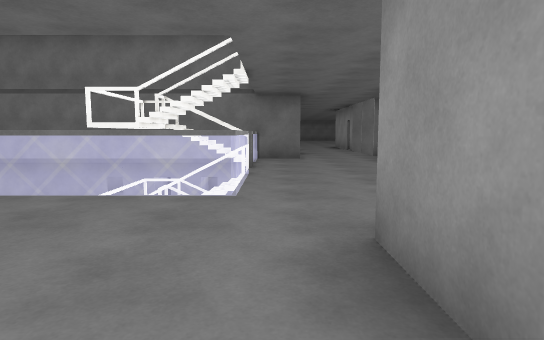
[1] (above)

22 first-person views from a walk through a Unity game level. The camera is 1.2 m above the floor, tilts 6° down and sees 75° across. Doors are open. The floor is counted in squares, 2 m on a side. Each view is taken from the middle of a square. On the plan, view 1 faces up. The plan holds only what a view shows up to about 10 squares ahead; the rest is blank. The place goes on beyond the plan. The player is left out. Surface patterns are stand-ins for the level's own textures.

[2]
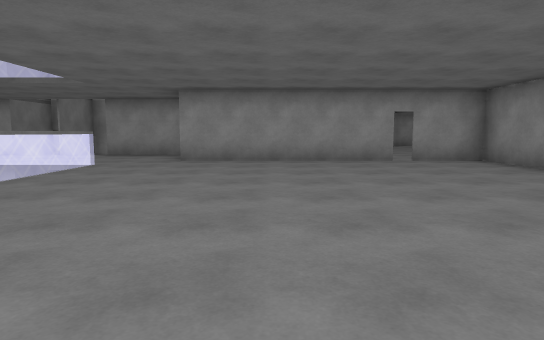

[3]
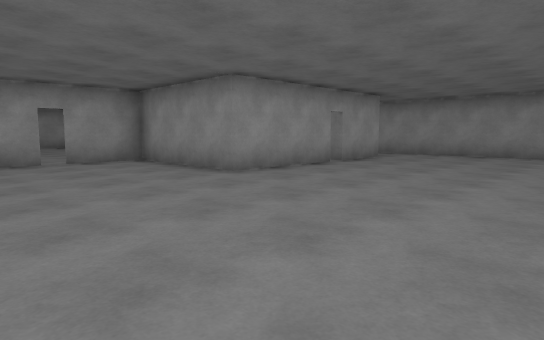

[4]
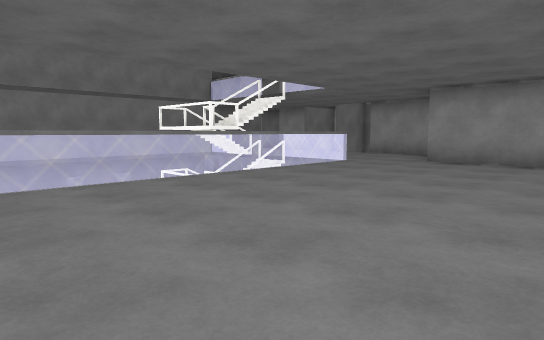

[5]
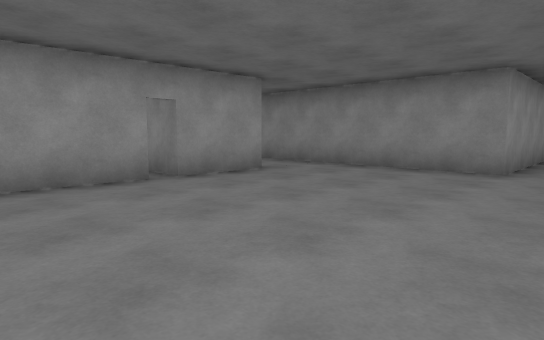

[6]
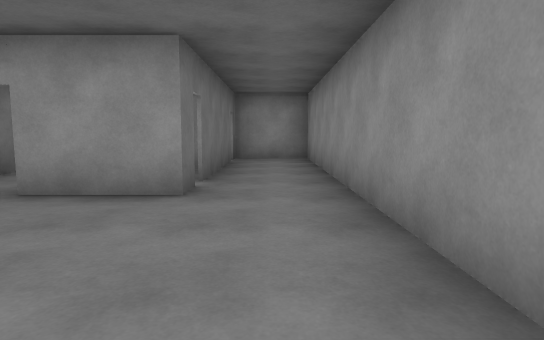

[7]
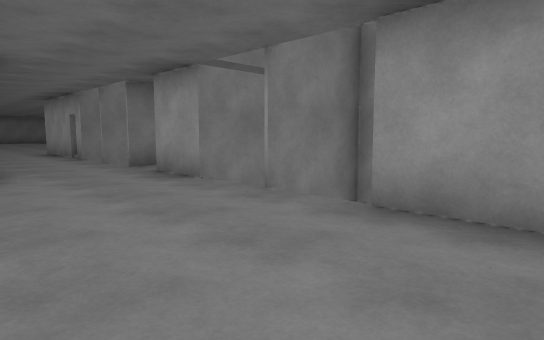

[8]
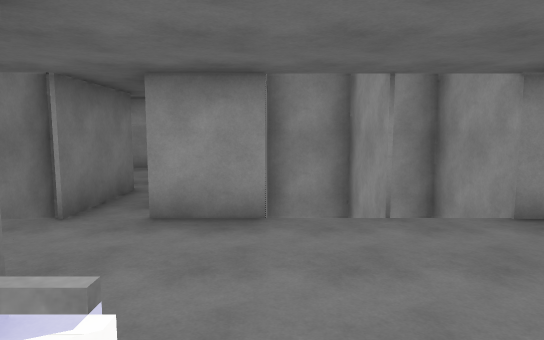

[9]
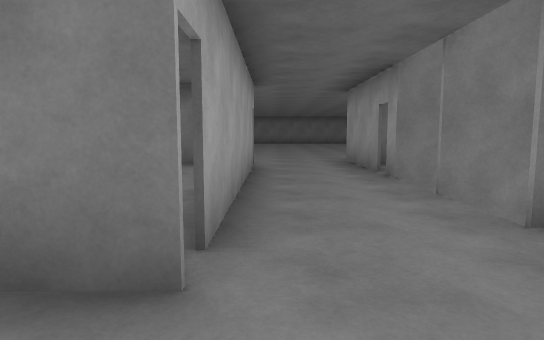

[10]
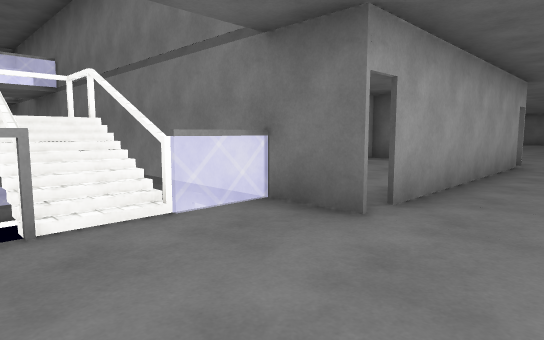

[11]
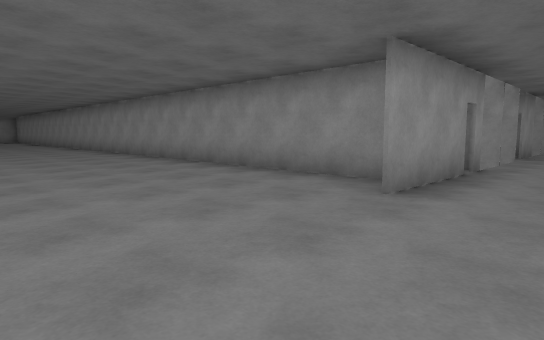

[12]
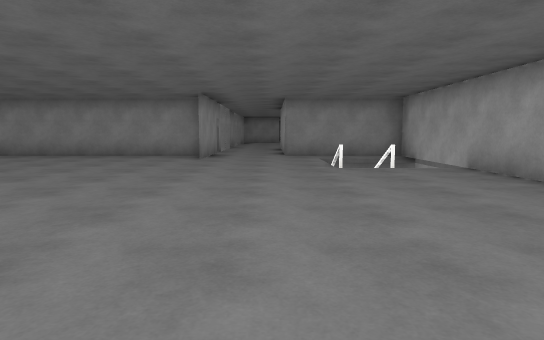

[13]
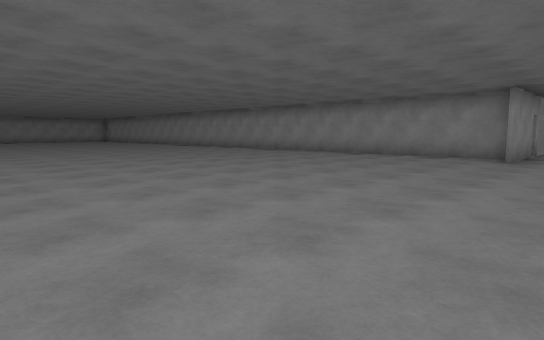

[14]
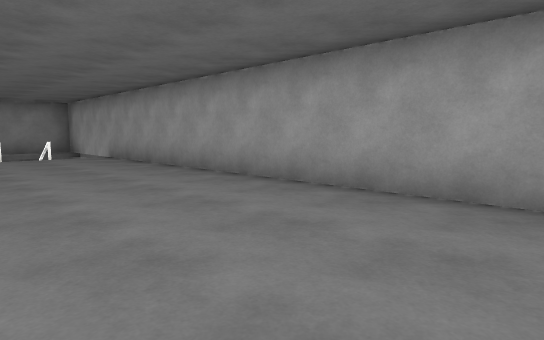

[15]
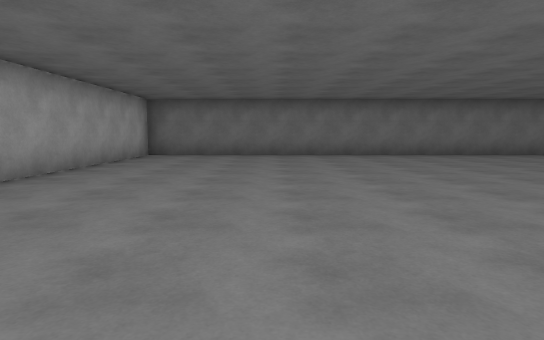

[16]
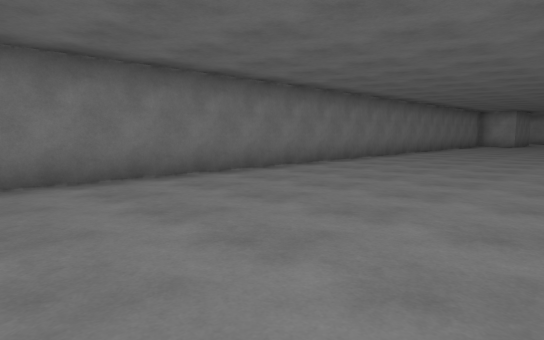

[17]
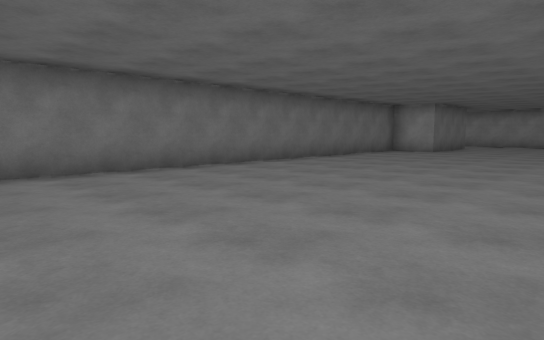

[18]
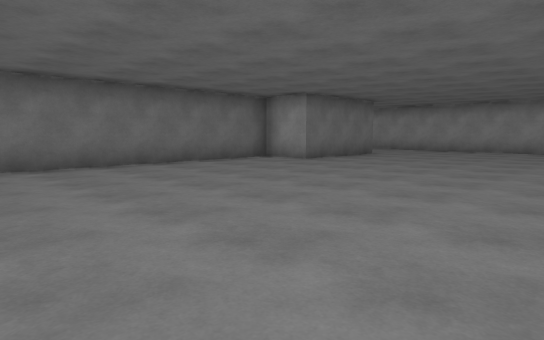

[19]
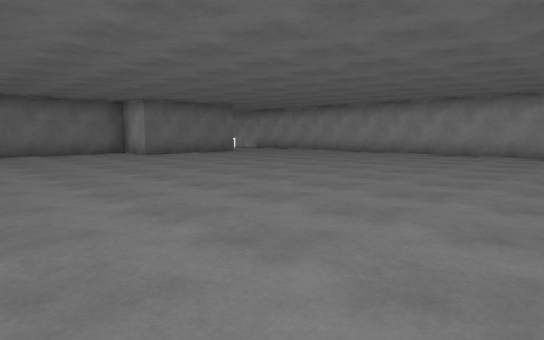

[20]
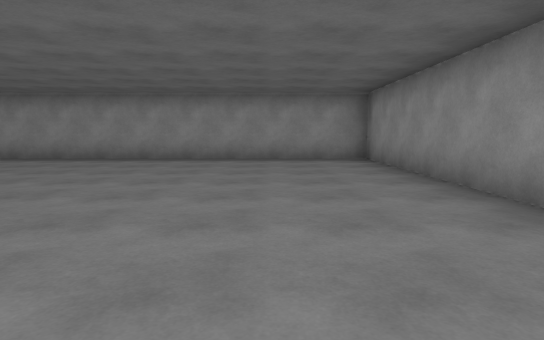

[21]
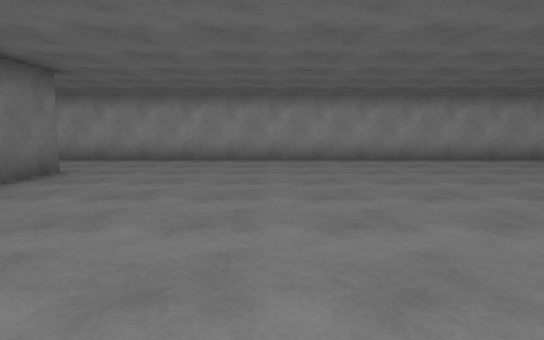

[22]
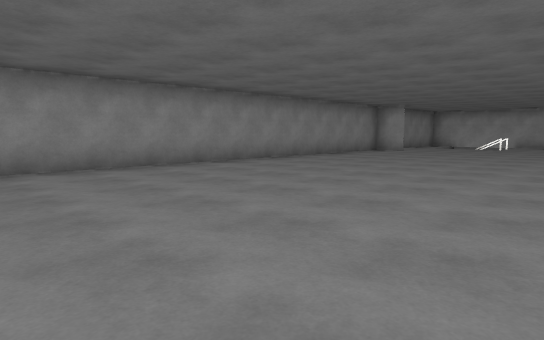

### Floor plan
Key: @ floor where view 1 was taken; # wall or solid block; x gap in a wall; . main floor; : floor 1.5 m higher than the main floor; / step, stairs or slope; = window, fence, low wall or low ledge; v drop or lower ground; T thing the floor can be seen under or through.
Columns run from 7 left of view 1 to 27 right of it. Each row starts with its distance up from view 1.
 27     #########################    .#
 26     #.......................## ...#
 25     #.............................#
 24     #.............................#
 23     #.............................#
 22     #.............................#
 21     #.............................#
 20     #.............................#
 19     #................. ...........#
 18     #................. ...........#
 17      #=............... ...........#
 16      #=............... ...........#
 15      # ..............     ........#
 14      ###..###........      .......#
 13        ##.# #==######       #######
 12         #.#
 11         #.v
 10         #.v##
  9     =# ##...#
  8 vvvvv###..# #
  7     v:/...###
  6     v==...vv#
  5      ==...v #
  4  ##TTTT...###
  3 ..........#
  2 ........#
  1 ........#
  0 .......@#
 -1 ........#
 -2 ........#
 -3 ........x...
 -4 ........# ..
 -5 ....#####
 -6 ....###
 -7 ....##
 -8 ....##
 -9 ....######
-10  ........#
-11  #########
-12  #
-13  #

Where each view was taken, in squares from view 1:
view 1: 0 up, 0 right, facing up
view 2: 0 up, 7 left, facing right
view 3: 1 down, 7 left, facing down-right
view 4: 1 down, 7 left, facing up-right
view 5: 5 down, 7 left, facing down-right
view 6: 10 down, 6 left, facing right
view 7: 3 up, 0 right, facing up-right
view 8: 7 up, 1 left, facing right
view 9: 7 up, 1 right, facing up
view 10: 6 up, 2 right, facing up-left
view 11: 18 up, 1 right, facing down-right
view 12: 23 up, 1 right, facing down
view 13: 23 up, 1 right, facing down-right
view 14: 26 up, 1 right, facing down-left
view 15: 17 up, 1 right, facing up
view 16: 22 up, 3 right, facing up-right
view 17: 21 up, 9 right, facing up-right
view 18: 20 up, 14 right, facing up-right
view 19: 16 up, 16 right, facing up-right
view 20: 16 up, 18 right, facing right
view 21: 22 up, 18 right, facing right
view 22: 20 up, 14 right, facing down-left
